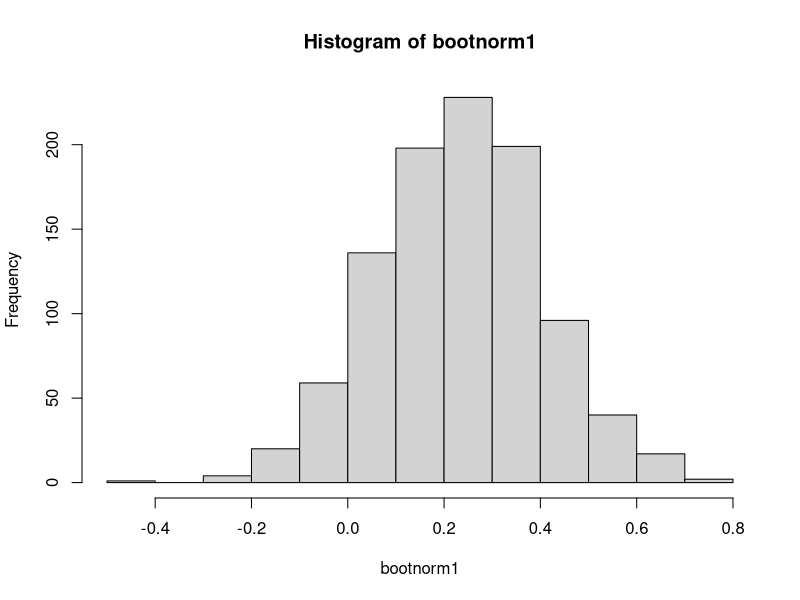
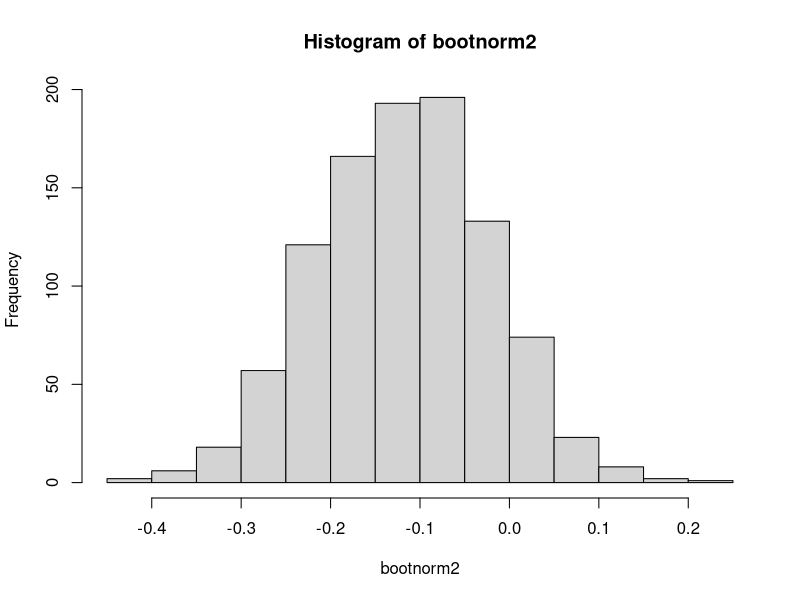
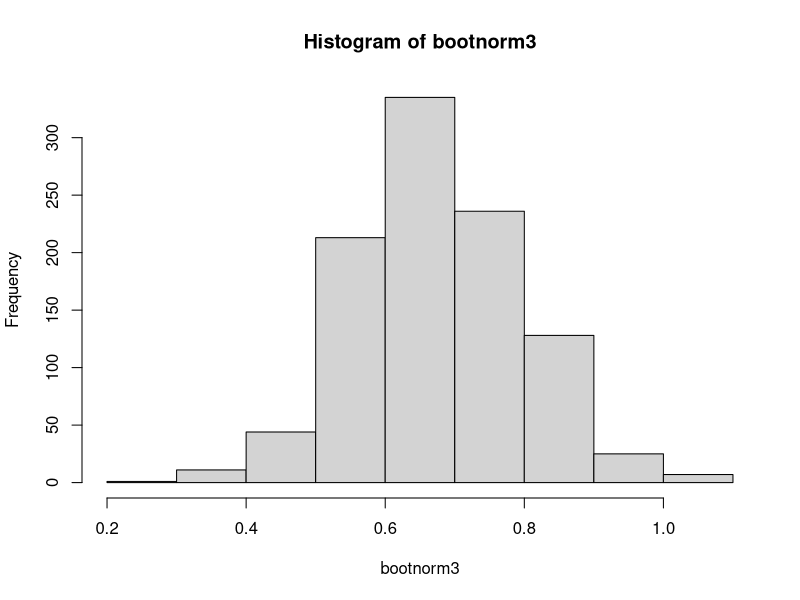
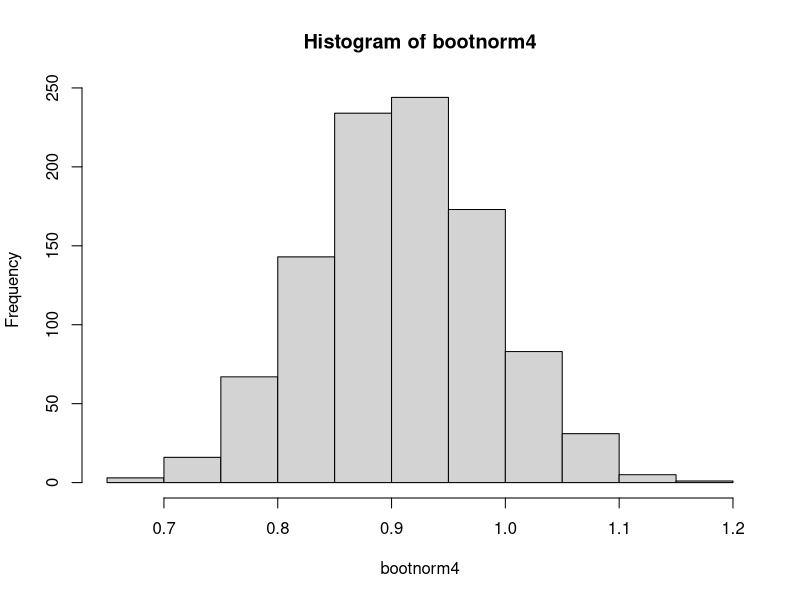

R code for these plots, in order:
## ---- chunk 1
x1 <- rnorm(20)
x1bar <- mean(x1)
x1std <- sd(x1)
## ---- chunk 2
nsims <- 1000
bootnorm1 <- numeric(nsims)
for (i in 1:nsims) {
  temp <- sample(x1, 20, replace=TRUE)
  bootnorm1[i] <- mean(temp)
}
## ---- chunk 3
x1bar
summary(bootnorm1)
hist(bootnorm1)
sd(bootnorm1)

x1std/sqrt(20)
## ---- chunk 4
x2 <- rnorm(100)
x2bar <- mean(x2)
x2std <- sd(x2)


nsims <- 1000
bootnorm2 <- numeric(nsims)
for (i in 1:nsims) {
  temp <- sample(x2, 100, replace=TRUE)
  bootnorm2[i] <- mean(temp)
}

x2bar
summary(bootnorm2)
hist(bootnorm2)
sd(bootnorm2)

x2std/sqrt(100)
## ---- chunk 5
x3 <- rexp(20)
x3bar <- mean(x3)
x3std <- sd(x3)


nsims <- 1000
bootnorm3 <- numeric(nsims)
for (i in 1:nsims) {
  temp <- sample(x3, 20, replace=TRUE)
  bootnorm3[i] <- mean(temp)
}

x3bar
summary(bootnorm3)
hist(bootnorm3)
sd(bootnorm3)

x3std/sqrt(20)
## ---- chunk 6
x4 <- rexp(100)
x4bar <- mean(x4)
x4std <- sd(x4)
x4bar

nsims <- 1000
bootnorm4 <- numeric(nsims)
for (i in 1:nsims) {
  temp <- sample(x4, 100, replace=TRUE)
  bootnorm4[i] <- mean(temp)
}

x4bar
summary(bootnorm4)
hist(bootnorm4)
sd(bootnorm4)

x4std/sqrt(100)
